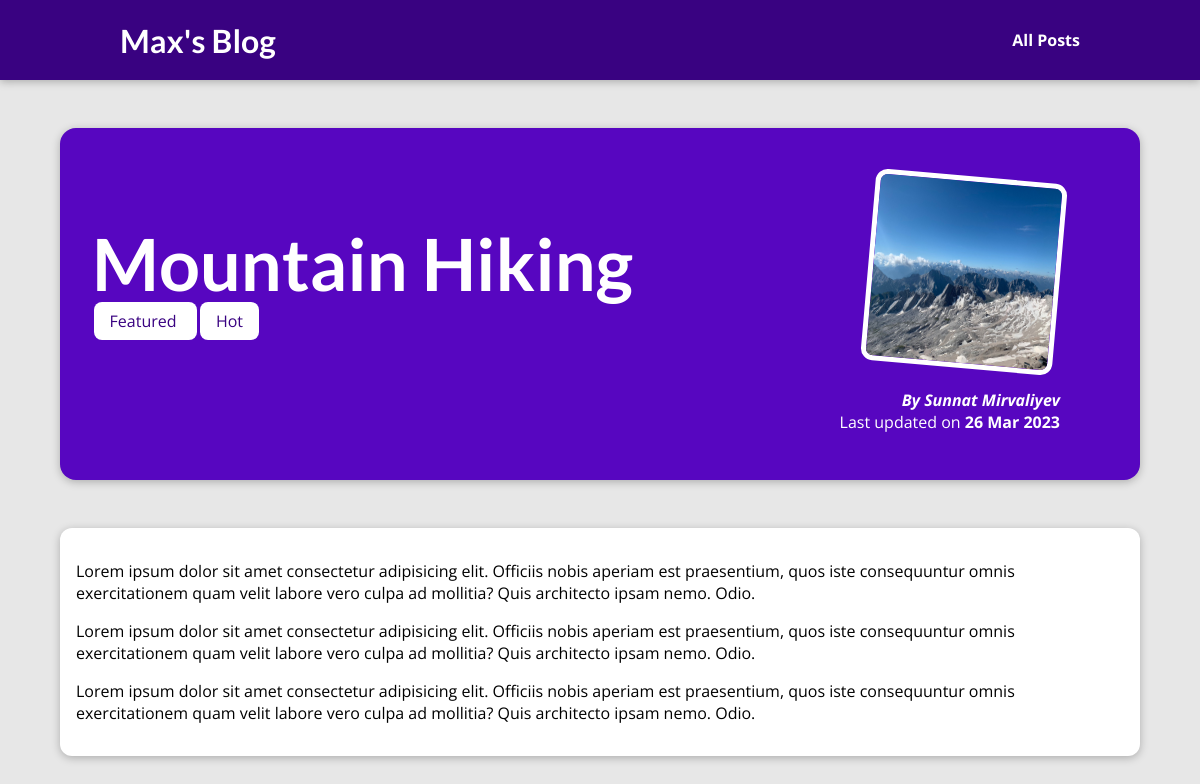
The page /posts/hike-in-the-mountains on the database its author committed.
### blog/models.py (models this page shows, shortened)
class Post(models.Model):
    title = models.CharField(max_length=150)
    excerpt = models.CharField(max_length=200)
    image_name = models.CharField(max_length=100)
    date = models.DateField(auto_now=True)
    slug = models.SlugField(unique=True, db_index=True)
    content = models.TextField(validators=[MinLengthValidator(10)])
    author = models.ForeignKey(Author, on_delete=models.SET_NULL, null=True , related_name="posts")
    tags = models.ManyToManyField(Tag)

class Tag(models.Model):
    caption = models.CharField(max_length=20)

class Author(models.Model):
    first_name = models.CharField(max_length=100)
    last_name = models.CharField(max_length=100)
    email_address = models.EmailField(max_length=100)
    def full_name(self):
        return f"{self.first_name} {self.last_name}"
    def __str__(self):
        return self.full_name()

### blog/views.py (the view)
# urls.py: path("posts/<slug:slug>", views.post_detail,
def post_detail(request, slug):
    identified_post = get_object_or_404(Post, slug=slug)
    return render(request, "blog/post-detail.html", {
        "post": identified_post,
        "post_tags": identified_post.tags.all()
    })

### blog/templates/blog/post-detail.html (shortened to what this page needs)
{% extends 'base.html' %}
{%load static%}
{%block css_file%}
    <link rel="stylesheet" href="{% static "blog/post-detail.css" %}">
{%endblock%}
{%block content%}
  <section id="summary">
    <h2>{{post.title}}</h2>
    <div>
      {% for tag in post_tags %}
        <span class='tag'> {{ tag.caption }} </span>
      {% endfor %}
    </div>
    <article>
      <img src="{%static "blog/images/"|add:post.image_name %}" alt="{{post.title}}">
      <address>By <a href="mailto:{{post.author.email_address}}"> {{post.author}}</a></address>
        <div>
          Last updated on <time> {{post.date|date:"d M Y" }} </time>
        </div>
    </article>
  </section>
 <main>
  {{post.content| linebreaks}}
 </main>
{%endblock%}

### static/app.css (style rules this page uses)
* { box-sizing: border-box; }
html { font-family: 'Open Sans', 'Lato', sans-serif; }
body { margin: 0; }
h1, h2, h3 { font-family: 'Lato', sans-serif; font-weight: bold; }

### blog/static/blog/post-detail.css (style rules this page uses)
body { background-color: #e7e7e7; }
#summary { margin: 8rem auto 3rem auto; padding: 2rem; width: 90%; max-width: 90rem; border-radius: 16px; background-color: #5706c0; position: relative; box-shadow: 0 2px 8px rgba(0, 0, 0, 0.25); height: 22rem; }
#summary h2 { color: white; font-size: 4.5rem; margin-bottom: 0.25rem; }
#summary article { position: absolute; top: 2rem; right: 3rem; padding: 1rem 2rem; border-radius: 12px; text-align: right; color: white; }
#summary article img { width: 12rem; height: 12rem; border-radius: 12px; transform: rotateZ(5deg); border: 5px solid white; margin-bottom: 1rem; }
#summary address { font-weight: bold; }
#summary a { color: white; text-decoration: none; }
#summary time { font-weight: bold; }
main { width: 90%; max-width: 90rem; margin: 3rem auto; background-color: white; padding: 1rem; border-radius: 12px; box-shadow: 0 2px 8px rgba(0, 0, 0, 0.25); }
.tag { background-color: white; color: #390281; padding: 0.5rem 1rem; border-radius: 8px; margin: 0.1rem; }

### rows shown on the page
Post: title "Mountain Hiking", image_name (picture), author "Sunnat Mirvaliyev", date "26 Mar 2023", content "Lorem ipsum dolor sit amet consectetur adipisicing elit. Officiis nobis aperiam est praesentium, quos iste consequuntur omnis exercitationem quam velit labore vero culpa ad mollitia? Quis architecto ipsam nemo. Odio. Lorem ipsum dolor sit amet consectetur adipisicing elit. Officiis nobis aperiam est praesentium, quos iste consequuntur omnis exercitationem quam velit labore vero culpa ad mollitia? Quis architecto ipsam nemo. Odio. Lorem ipsum dolor sit amet consectetur adipisicing elit. Officiis nobis aperiam est praesentium, quos iste consequuntur omnis exercitationem quam velit labore vero culpa ad mollitia? Quis architecto ipsam nemo. Odio."
Tag: caption "Featured"
Tag: caption "Hot"
